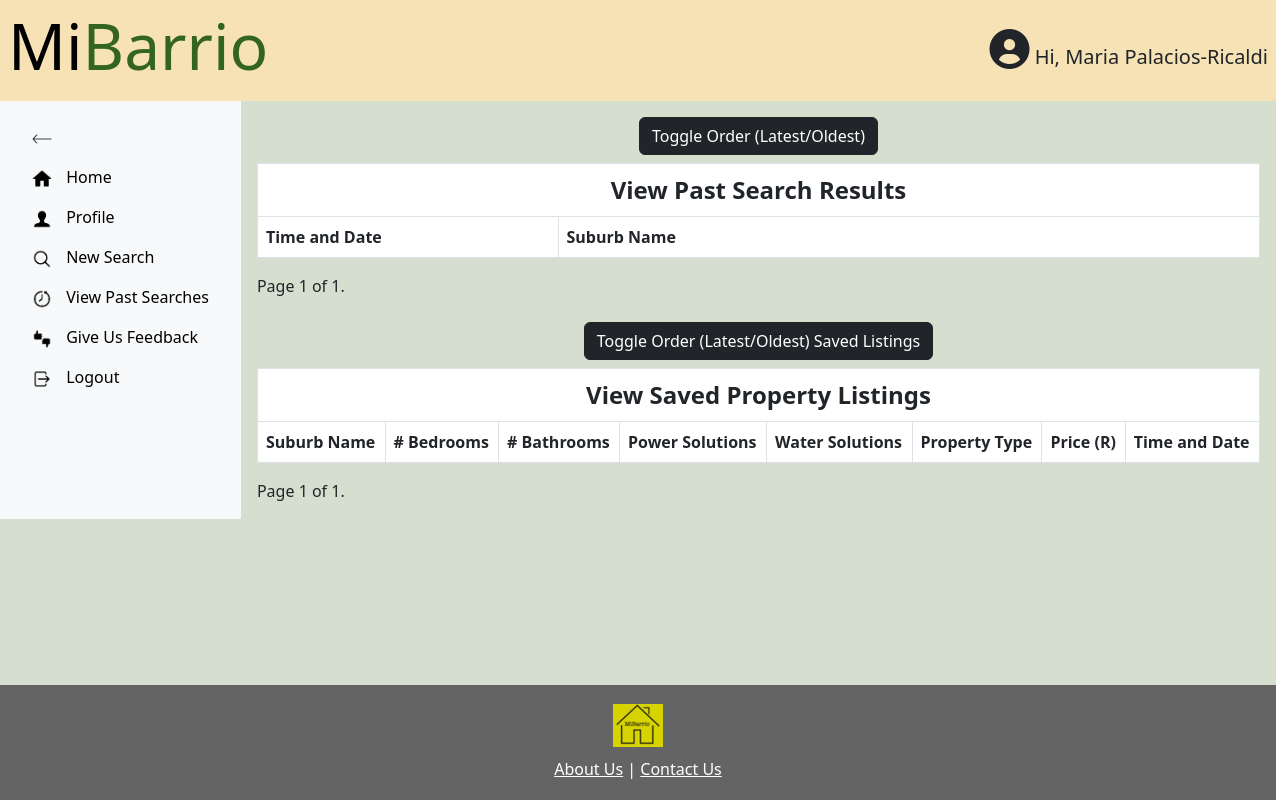
Before: /viewPastSearches?page=2 (signed in) with the older database file.
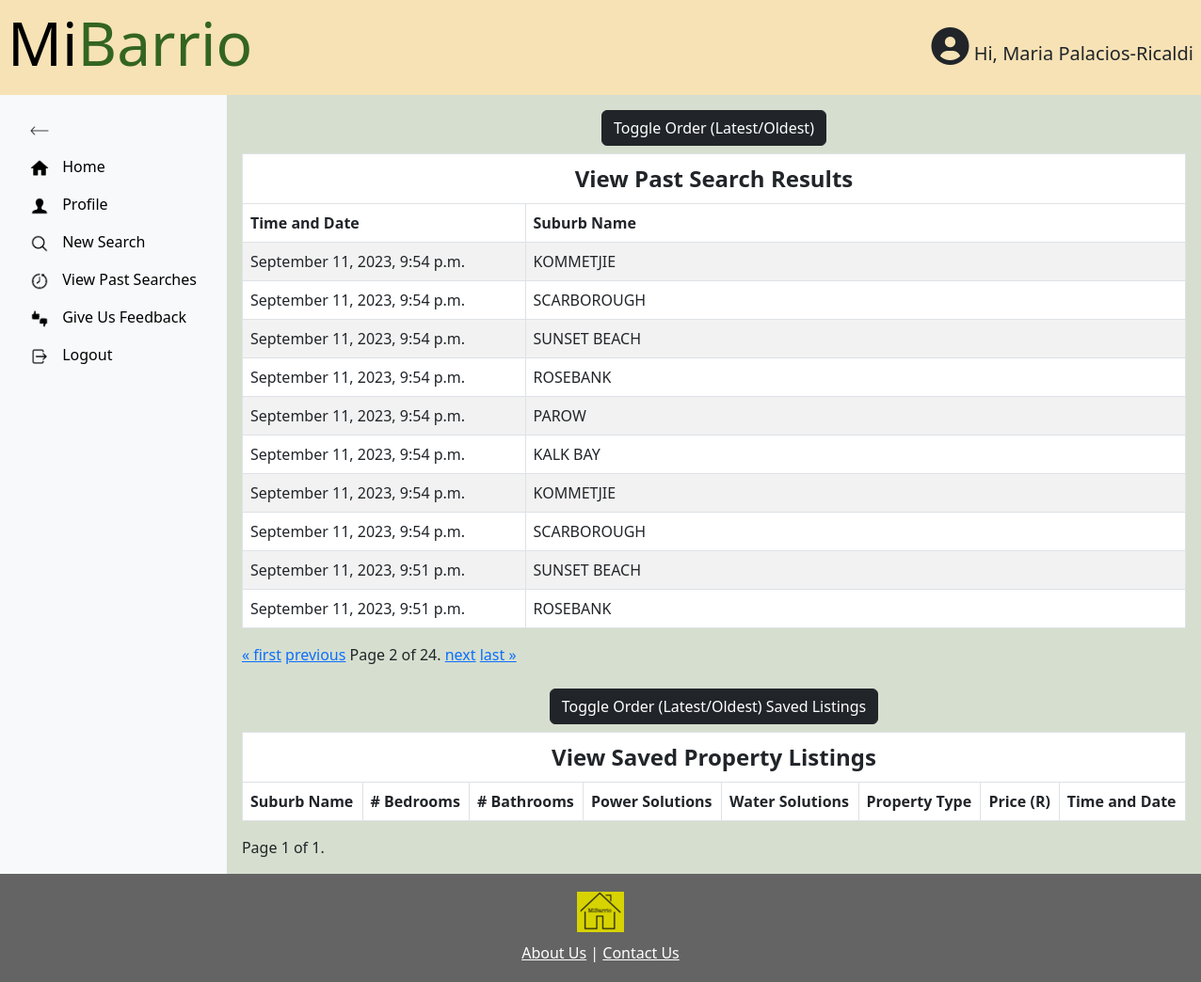
After: the same page with the newer database file.
### MiBarrioApp/models.py (models this page shows)
class Searches(models.Model):
    searchID = models.AutoField(primary_key=True)
    user = models.ForeignKey(CustomUser, on_delete=models.CASCADE)
    search_profileID = models.ForeignKey(SearchProfiles, on_delete=models.CASCADE)
    search_parameters = models.TextField()
    search_timestamp = models.DateTimeField(auto_now_add=True)

class Suburbs(models.Model):
    suburbID = models.AutoField(primary_key=True)
    city = models.ForeignKey(Cities, on_delete=models.CASCADE)
    name = models.CharField(max_length=255)
    coordinates = models.TextField()

### MiBarrioApp/views.py (the view)
# urls.py: path('viewPastSearches', views.view_past_searches_view, name = "viewPastSearches"),
@login_required
def view_past_searches_view(request):
    if not request.user.is_authenticated:
        return redirect('MiBarrioApp:login')
    user_searches = Searches.objects.filter(user=request.user).order_by('-search_timestamp')
    past_searches_data = [
        {
            "timestamp": search.search_timestamp,
            "suburb": SearchResult.suburb.name  # Assuming `Suburb` model has a field `name`
        }
        for search in user_searches
        for SearchResult in SearchResults.objects.filter(search=search)
    ]
    paginator = Paginator(past_searches_data, 10)  # Show 10 results per page
    page_number = request.GET.get('page')
    page_obj = paginator.get_page(page_number)
    saved_properties = Properties.objects.filter(user=request.user).order_by('-search_timestamp')
    saved_properties_data = [
        {
            "suburb": property.suburb.name,  # Assuming suburb is a ForeignKey and has a field name
            "num_of_bedrooms": property.num_of_bedrooms,
            "num_of_bathrooms": property.num_of_bathrooms,
            "has_power_solutions": property.has_power_solutions,
            "has_water_solutions": property.has_water_solutions,
            "property_type": property.property_type,
            "search_timestamp": property.search_timestamp,
            "sale_price": None if not hasattr(property, 'propertiestobuy') else property.propertiestobuy.sale_price,
            "rental_price": None if not hasattr(property, 'propertiestorent') else property.propertiestorent.rental_price,
        }
        for property in saved_properties
    ]
    saved_properties_paginator = Paginator(saved_properties_data, 15)  # Show 15 properties per page
    saved_properties_page_number = request.GET.get('saved_properties_page')
    saved_properties_page_obj = saved_properties_paginator.get_page(saved_properties_page_number)
    return render(request, 'viewPastSearches.html', {
        'page_obj': page_obj,  # Your existing paginated data
        'saved_properties_page_obj': saved_properties_page_obj,  # New paginated data for saved properties
    })

### MiBarrioApp/context_processors.py (called while the page is built)
def show_user_info(request):
    user_info_pages = [
        'home', 'profile', 'newSearch', 'newSearch2', 'newSearch3',
        'viewPastSearches', 'feedback'
    ]
    return {
        'show_user_info': request.resolver_match.url_name in user_info_pages
    }

### MiBarrioApp/templates/viewPastSearches.html (shortened to what the changed rows need)
{% extends 'base.html' %}
{% load static %}
{% block content %}
<div class="d-flex">
  <div class="container-fluid p-3">
    <div class="row">
      <div class="col-md-12">
        <div class="table-responsive">
          <table class="table table-striped table-bordered">
            <thead class="thead-dark">
              <tr>
                <th colspan="2" style="text-align:center; font-size:1.5em;">View Past Search Results</th>
              </tr>
              <tr>
                <th style="width:30%;">Time and Date</th>
                <th style="width:70%;">Suburb Name</th>
              </tr>
            </thead>
            <tbody>
              {% for search_data in page_obj %}
              <tr>
                <td>{{ search_data.timestamp|date:"F j, Y, P" }}</td>
                <td>{{ search_data.suburb }}</td>
              </tr>
              {% endfor %}
            </tbody>
          </table>
        </div>
        <div class="pagination">
          <span class="step-links">
            {% if page_obj.has_previous %}
            <a href="?page=1">&laquo; first</a>
            <a href="?page={{ page_obj.previous_page_number }}">previous</a>
            {% endif %}
            <span class="current">
              Page {{ page_obj.number }} of {{ page_obj.paginator.num_pages }}.
            </span>
            {% if page_obj.has_next %}
            <a href="?page={{ page_obj.next_page_number }}">next</a>
            <a href="?page={{ page_obj.paginator.num_pages }}">last &raquo;</a>
            {% endif %}
          </span>
        </div>
        <br>
        <div class="table-responsive">
          <table class="table table-striped table-bordered">
            <thead class="thead-dark">
              <tr>
                <th colspan="8" style="text-align:center; font-size:1.5em;">View Saved Property Listings</th>
              </tr>
              <tr>
                <th>Suburb Name</th>
                <th># Bedrooms</th>
                <th># Bathrooms</th>
                <th>Power Solutions</th>
                <th>Water Solutions</th>
                <th>Property Type</th>
                <th>Price (R)</th>
                <th>Time and Date</th>
              </tr>
            </thead>
          </table>
        </div>
      </div>
    </div>
  </div>
</div>
{% endblock %}

Changed rows visible on the page:
added Searches: timestamp "September 11, 2023, 9:54 p.m." "September 11, 2023, 9:54 p.m."
now on this page (row unchanged): Suburbs: suburb "KOMMETJIE" "KOMMETJIE"
now on this page (row unchanged): Suburbs: suburb "SCARBOROUGH" "SCARBOROUGH"
added Searches: timestamp "September 11, 2023, 9:54 p.m." "September 11, 2023, 9:54 p.m." "September 11, 2023, 9:54 p.m." "September 11, 2023, 9:54 p.m." "September 11, 2023, 9:54 p.m." "September 11, 2023, 9:54 p.m."
now on this page (row unchanged): Suburbs: suburb "SUNSET BEACH" "SUNSET BEACH"
now on this page (row unchanged): Suburbs: suburb "ROSEBANK" "ROSEBANK"
now on this page (row unchanged): Suburbs: suburb "PAROW"
now on this page (row unchanged): Suburbs: suburb "KALK BAY"
added Searches: timestamp "September 11, 2023, 9:51 p.m." "September 11, 2023, 9:51 p.m."
Other visible differences:
{{ page_obj.number }}: "1" → "2"
{{ page_obj.paginator.num_pages }}: "1" → "24"
text now shown: "« first previous next last »"
